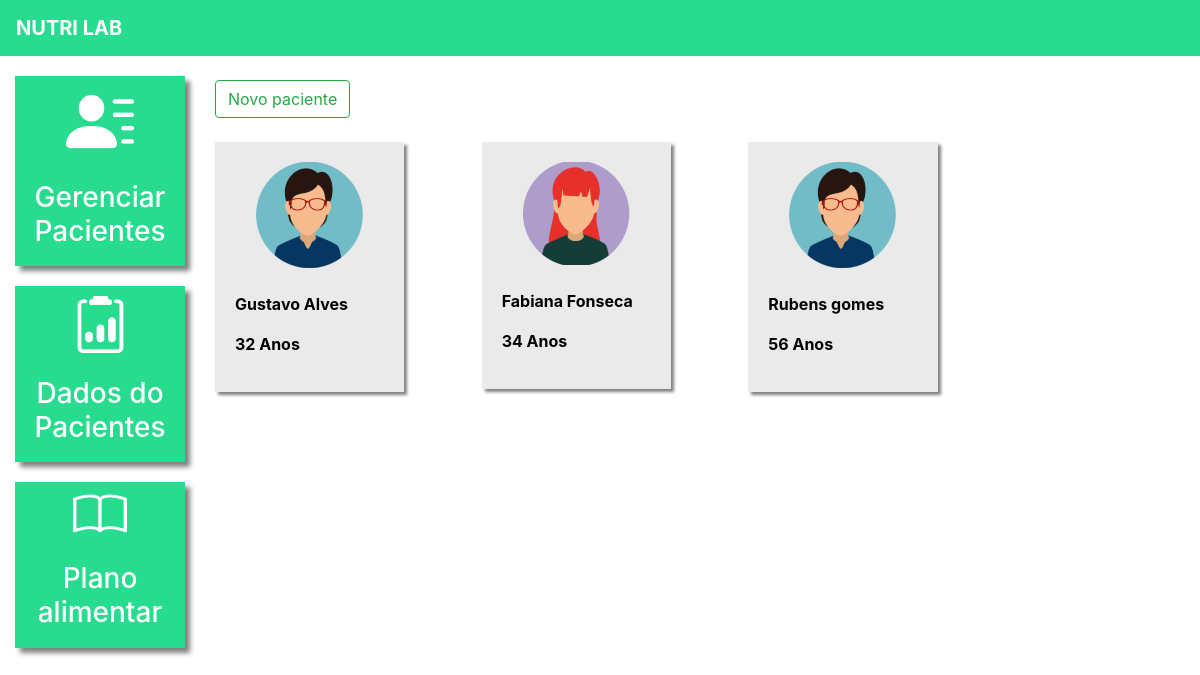
/pacientes/ (signed in), run on the app's committed database.
### plataforma/models.py (models this page shows, shortened)
class Pacientes(models.Model):
    choices_sexo = (('F', 'Feminino'),
    ('M', 'Maculino'))
    nome = models.CharField(max_length=50)
    sexo = models.CharField(max_length=1, choices=choices_sexo)
    idade = models.IntegerField()
    email = models.EmailField()
    telefone = models.CharField(max_length=19)
    nutri = models.ForeignKey(User, on_delete=models.CASCADE)

### plataforma/views.py (the view, shortened to what this page needs)
# urls.py: path('pacientes/', views.pacientes, name='pacientes'),
@login_required(login_url='/auth/logar/')
def pacientes(request):
    if request.method == "GET":
        pacientes = Pacientes.objects.filter(nutri=request.user)
        return render(request, 'pacientes.html', {'pacientes': pacientes})

### plataforma/templates/pacientes.html (shortened to what this page needs)
{% extends 'base_plataforma.html' %}
{% load static %}
{% block 'plataforma' %}
    <br>
    <button type="button" class="btn btn-outline-success" data-toggle="modal" data-target="#modal">
        Novo paciente
    </button>
    <br>
    <br>
    <div class="row">
        {% for paciente in pacientes %}
            <div class="col-md-4">
                <a href="#" class="link-hover">
                    <div class="card-paciente">
                        <div class="foto-perfil">
                            {% if paciente.sexo == "M"%}
                                <img src="{% static 'plataforma/img/perfil2.png' %}">
                            {% else %}
                                <img src="{% static 'plataforma/img/perfil1.png' %}">
                            {% endif %}
                        </div>
                        <br>
                        <p class="dados">{{paciente.nome}}</p>
                        <p class="dados">{{paciente.idade}} Anos</p>
                    </div>
                </a>
            </div>
        {% endfor %}
    </div>
{% endblock%}

### templates/static/plataforma/css/css.css (style rules this page uses)
.card-paciente { background-color: #EAEAEA; width: 80%; box-shadow: 3px 3px 3px gray; padding: 20px; color: black; }
.foto-perfil { text-align: center; }
.dados { font-weight: bold; }

### data on the page
Pacientes: nome "Gustavo Alves", idade "32"
Pacientes: nome "Fabiana Fonseca", idade "34"
Pacientes: nome "Rubens gomes", idade "56"
